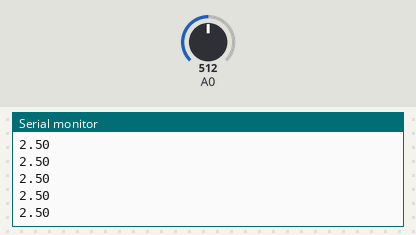
Recording of a sketch running on a simulated Arduino Uno, built with avr-gcc and run on an emulated ATmega328P. Shown: the last lines printed to the serial monitor. The test bench sets the inputs (shaded band); at power-on: A0 = 512.

Above: at 1.2 s.
1.3 s: A0 set to 716
At 2.3 s:
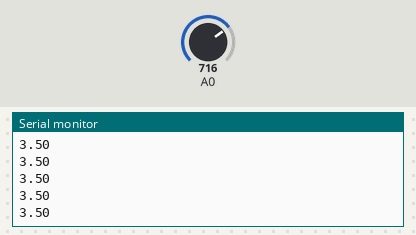
2.8 s: A0 set to 900
At 3.5 s:
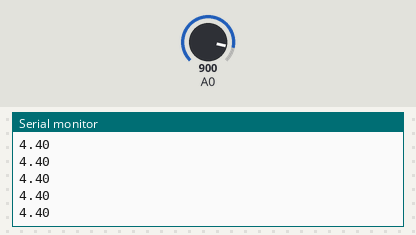
Timing chart, 0 to 5.8 s (numbered marks = the images above; inputs shaded):
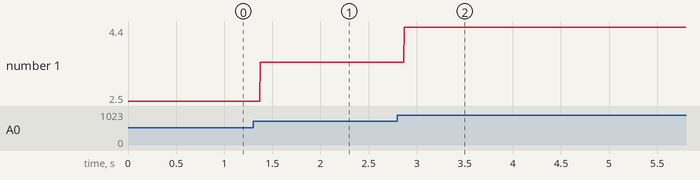

Measured:
- after the input at 1.3 s, the serial monitor: prints a new line after 0.07 s (image 1)
- after the input at 2.8 s, the serial monitor: prints a new line after 0.07 s (image 2)
- plotted number 1: 2.5 → 3.5 after the input at 1.3 s, 3.5 → 4.4 after the input at 2.8 s

The sketch:

sketch_5_pot_volts.ino
```cpp
/*
 * Conecte um potenciometro de 10k da sequinte forma:
 * Terminal 1: GND
 * Terminal 2 (central): A0
 * Terminal 3: VCC
 *
 * Abra o monitor serial para ver os resultados.
 *
 * Troque por:
 * LDR entre A0 e GND, 10k entre A0 e VCC
 * Termistor entre A0 e GND, 10k entre A0 e VCC
 */

void setup() {
    Serial.begin(9600);
}

void loop() {
  int pot = analogRead(A0);
  float volts = (pot / 1023.0) * 5.0;
  Serial.println(volts);
}
```
